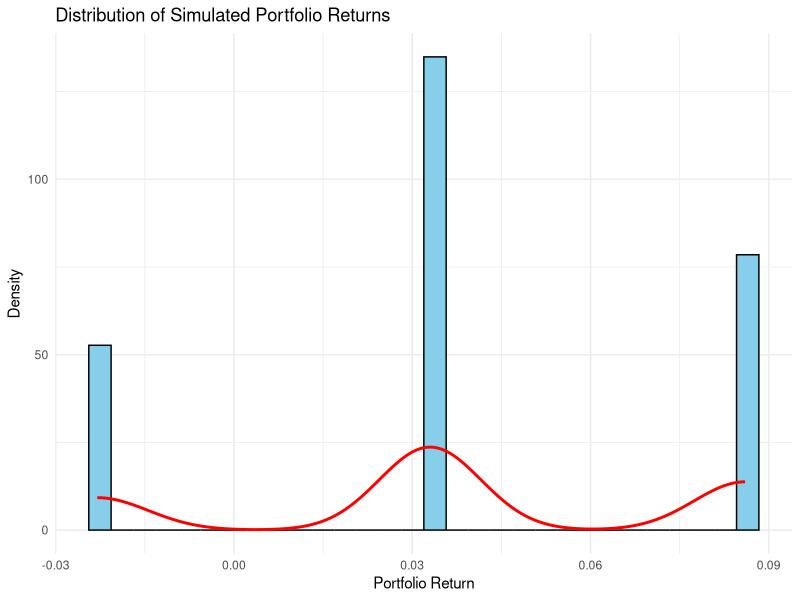
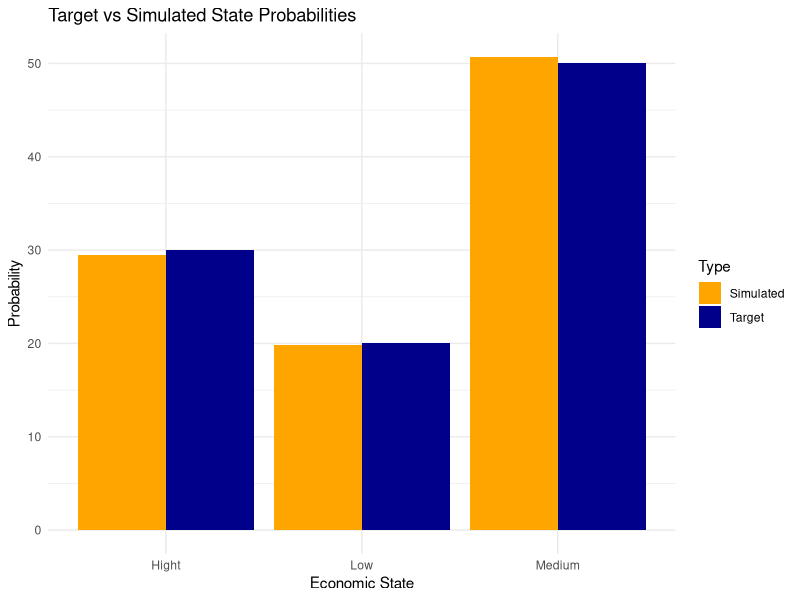
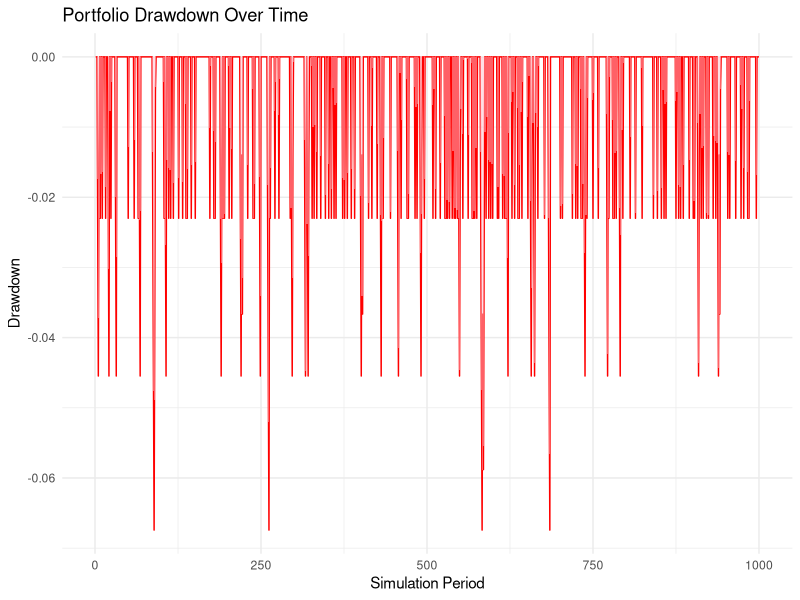
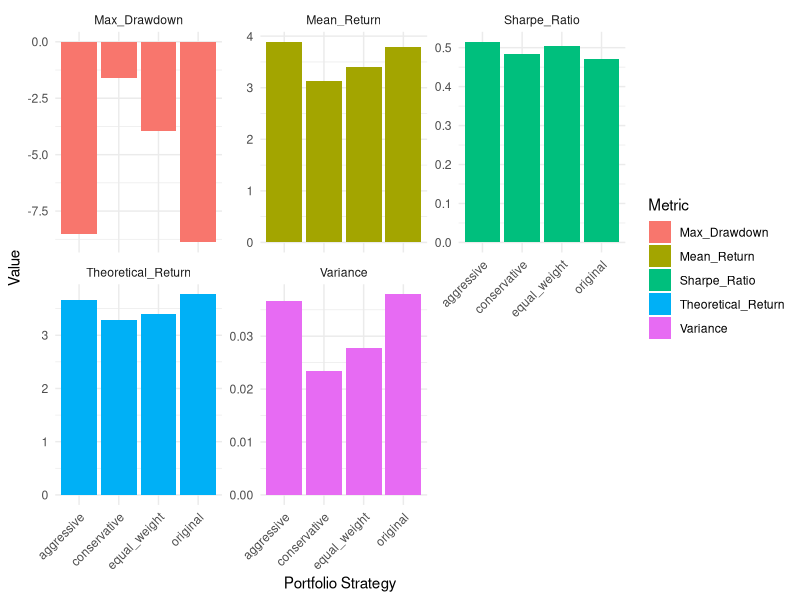
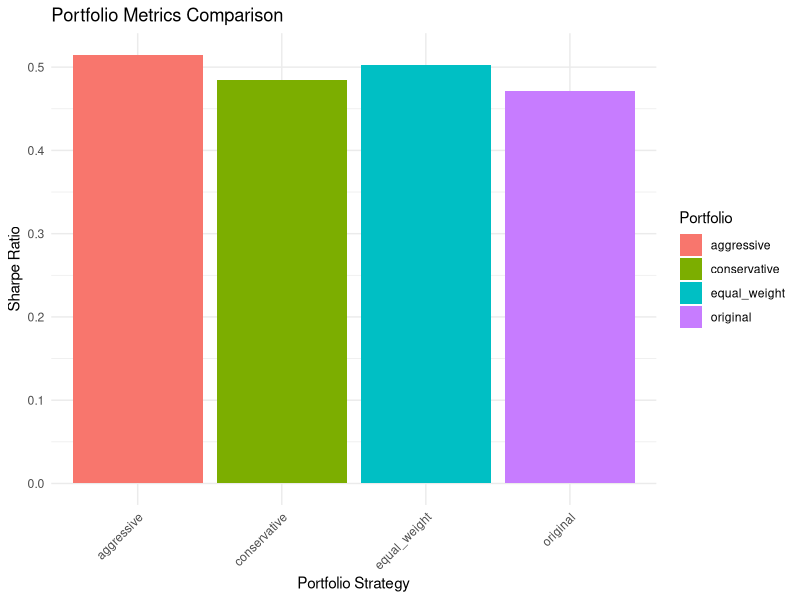

R code for these plots, in order: (Note: this script raises an error after producing the figures.)
## ---- chunk 1
states <- c("Hight", "Medium", "Low")
prob <- c(0.3 , 0.5, 0.2)
## ---- chunk 2
asset_1_ret <- c(0.08, 0.04, -0.02)
asset_2_ret <- c(0.12, 0.03, -0.05)
asset_3_ret <- c(0.05, 0.02, 0.01)
## ---- chunk 3
portfolio_weights = c(0.5, 0.3, 0.2)
portfolio_weights
## ---- chunk 4
# Simulate a random economic state
set.seed(123)  # Set seed for reproducibility
simulated_state <- sample(states, size = 1, prob = prob)

state_index <- match(simulated_state, states) #state based on probability as an idex

# Fetch returns for each asset
sim_asset_1_ret <- asset_1_ret[state_index]
sim_asset_2_ret <- asset_2_ret[state_index]
sim_asset_3_ret <- asset_3_ret[state_index]

# Combine results into a data frame
all_sim_asset_ret <- data.frame(
  Simulated_State = simulated_state,
  Asset_1_Return = sim_asset_1_ret,
  Asset_2_Return = sim_asset_2_ret,
  Asset_3_Return = sim_asset_3_ret

)

# Convert returns to a vector
asset_returns <- c(all_sim_asset_ret$Asset_1_Return,
                  all_sim_asset_ret$Asset_2_Return,
                  all_sim_asset_ret$Asset_3_Return)

# Output the results
print(all_sim_asset_ret)
## ---- chunk 5
# Calculate portfolio return using vector multiplication
portfolio_return <- sum(portfolio_weights * asset_returns)

# Print the result
cat("Portfolio Return:", round(portfolio_return * 100, 2), "%")

# For the contributions breakdown:
contributions <- data.frame(
  Asset = paste("Asset", 1:length(portfolio_weights)), #since lenght of weights must be equal to the number of instruments, this can be used to make the labels dynamic
  Weight = portfolio_weights,
  Return = asset_returns,
  Contribution = portfolio_weights * asset_returns
)

print(contributions)
## ---- chunk 6
# Set seed for reproducibility
set.seed(123)
# Create simulation function
simulate_portfolio <- function(states, prob, asset_returns, weights) {
  # Simulate state
  state <- sample(states, size = 1, prob = prob)
  state_index <- match(state, states)
  
  # Get returns for the simulated state
  period_returns <- sapply(asset_returns, function(x) x[state_index])
  
  # Calculate portfolio return
  port_return <- sum(weights * period_returns)
  
  # Return results as a list
  return(list(
    state = state,
    asset_returns = period_returns,
    portfolio_return = port_return
  ))
}

# Prepare asset returns as a list
asset_returns_list <- list(
  asset_1 = asset_1_ret,
  asset_2 = asset_2_ret,
  asset_3 = asset_3_ret
)
# Run 1000 simulations
simulations <- replicate(
  n = 1000,
  simulate_portfolio(states, prob, asset_returns_list, portfolio_weights),
  simplify = FALSE
)

# View first few results
head(simulations, 3)
## ---- chunk 7
# Calculate summary statistics
summary_stats <- data.frame(
  portfolio_returns = sapply(simulations, function(x) x$portfolio_return)
)

# Print summary of portfolio returns
cat("\nPortfolio Return Summary Statistics in %:\n")
print(summary(summary_stats$portfolio_returns*100))

## ---- chunk 8
# 1. Summary statistics from simulation
sim_returns <- sapply(simulations, function(x) x$portfolio_return)
sim_mean <- mean(sim_returns)
sim_variance <- var(sim_returns)
sim_stdev <- sd(sim_returns)

# Print results
cat("\nSimulation Results:\n")
cat("Mean Return:", round(sim_mean * 100, 4), "%\n")
cat("Return Variance:", round(sim_variance, 6), "\n")
cat("Return Standard deviation:", sim_stdev * 100, "%\n")


## ---- chunk 9
# 2. Theoretical expected return
# First calculate expected return for each asset
expected_returns <- c(
  sum(asset_1_ret * prob),
  sum(asset_2_ret * prob),
  sum(asset_3_ret * prob)
)
theoretical_return <- sum(portfolio_weights * expected_returns)

# 3. Theoretical variance
# Calculate variance for each asset
asset_variances <- c(
  sum(prob * (asset_1_ret - expected_returns[1])^2),
  sum(prob * (asset_2_ret - expected_returns[2])^2),
  sum(prob * (asset_3_ret - expected_returns[3])^2)
)

# Calculate covariances
cov_matrix <- matrix(0, 3, 3)
for(i in 1:3) {
  for(j in 1:3) {
    if(i == j) {
      cov_matrix[i,j] <- asset_variances[i]
    } else {
      # Calculate covariance
      asset_i <- c(asset_1_ret, asset_2_ret, asset_3_ret)[[i]]
      asset_j <- c(asset_1_ret, asset_2_ret, asset_3_ret)[[j]]
      cov <- sum(prob * (asset_i - expected_returns[i]) * 
                      (asset_j - expected_returns[j]))
      cov_matrix[i,j] <- cov
    }
  }
}

theoretical_variance <- t(portfolio_weights) %*% cov_matrix %*% portfolio_weights
theoretical_stdev <- sqrt(theoretical_variance)


cat("\nTheoretical Results:\n")
cat("Expected Return:", round(theoretical_return * 100, 4), "%\n")
cat("Portfolio Variance:", round(theoretical_variance, 6), "\n")

# Compare simulation vs theoretical
cat("\nComparison:\n")
cat("Difference in Returns (Simulation - Theoretical) in %:", 
    round((sim_mean - theoretical_return) * 100, 4), "%\n")
cat("Difference in Variance (Simulation - Theoretical):", 
    round(sim_variance - theoretical_variance, 6), "\n")
cat("Difference in Standard deviation (Simulation - Theoretical) in %:", 
    round(sim_variance - theoretical_stdev, 6)*100 , "\n")
## ---- chunk 10
    # Load required package for plotting
    library(ggplot2)

    # 1. Create histogram of portfolio returns
    sim_returns_df <- data.frame(Returns = sim_returns)

    ggplot(sim_returns_df, aes(x = Returns)) +
      geom_histogram(aes(y = ..density..), bins = 30, fill = "skyblue", color = "black") +
      geom_density(color = "red", linewidth = 1) +
      labs(title = "Distribution of Simulated Portfolio Returns",
           x = "Portfolio Return",
           y = "Density") +
      theme_minimal()

    # 2. Calculate state frequencies
    simulated_states <- sapply(simulations, function(x) x$state)
    state_frequencies <- table(simulated_states) / length(simulated_states)
    state_counts <- table(simulated_states)  # Absolute count of occurrences
    theoretical_counts <- prob * 1000


    # Create comparison data frame
    state_comparison <- data.frame(
      State = states,
      theoretical_counts = theoretical_counts,
      Simulated_Count = as.numeric(state_counts[states]),  # Use count instead of frequency
      Theoretical_probability_Percent = prob *100,
      Simulated_Frequency_Percent = as.numeric(state_frequencies[states]) * 100
    )

    # Calculate difference
    state_comparison$Difference_in_percent <- (state_comparison$Simulated_Frequency - state_comparison$Theoretical_probability) 

    # Print results
    print(state_comparison)

    # Create bar plot comparing target vs simulated probabilities
    state_comparison_long <- data.frame(
      State = rep(state_comparison$State, 2),
      Probability = c(state_comparison$Theoretical_probability, 
                     state_comparison$Simulated_Frequency),
      Type = rep(c("Target", "Simulated"), each = length(states))
    )

    ggplot(state_comparison_long, aes(x = State, y = Probability, fill = Type)) +
      geom_bar(stat = "identity", position = "dodge") +
      labs(title = "Target vs Simulated State Probabilities",
           x = "Economic State",
           y = "Probability") +
      theme_minimal() +
      scale_fill_manual(values = c("Target" = "darkblue", "Simulated" = "orange"))
## ---- chunk 11
# Function to calculate maximum drawdown
calculate_max_drawdown <- function(returns) {
    # Calculate cumulative returns (starting at 1)
    cum_returns <- cumprod(1 + returns)
    # Calculate running maximum
    running_max <- cummax(cum_returns)
    # Calculate drawdowns
    drawdowns <- (cum_returns - running_max) / running_max
    # Get the maximum drawdown
    max_drawdown <- min(drawdowns)
    # Find when the max drawdown occurred
    max_dd_index <- which.min(drawdowns)
    
    return(list(
        max_drawdown = max_drawdown,
        max_dd_index = max_dd_index,
        all_drawdowns = drawdowns,
        cumulative_returns = cum_returns
    ))
}

# Calculate max drawdown from our simulated returns
drawdown_results <- calculate_max_drawdown(sim_returns)

# Create visualization of drawdown over time
drawdown_df <- data.frame(
    Period = 1:length(sim_returns),
    Drawdown = drawdown_results$all_drawdowns,
    Cumulative_Return = drawdown_results$cumulative_returns
)


# 1. Drawdown plot
p1 <- ggplot(drawdown_df, aes(x = Period, y = Drawdown)) +
    geom_line(color = "red") +
    geom_area(fill = "pink", alpha = 0.5) +
    labs(title = "Portfolio Drawdown Over Time",
         x = "Simulation Period",
         y = "Drawdown") +
    theme_minimal()

p1

# Print results
cat("\nDrawdown Analysis:\n")
cat("Maximum Drawdown:", round(drawdown_results$max_drawdown * 100, 2), "%\n")
cat("Maximum Drawdown occurred at period:", drawdown_results$max_dd_index, "\n")
cat("Average Drawdown:", round(mean(drawdown_results$all_drawdowns) * 100, 2), "%\n")
cat("Standard Deviation of Drawdowns:", 
    round(sd(drawdown_results$all_drawdowns) * 100, 2), "%\n")
## ---- chunk 12
library(tidyr)
# Set risk free rate used for Sharpe ratio calculations
rf_rate <- 0.02
# Create a new conservative asset
asset_4_ret <- c(0.03, 0.03, 0.02)   # New conservative asset

# Compare different portfolio weights
# Create several portfolio weight combinations to test
portfolio_combinations <- list(
    original = c(0.5, 0.3, 0.2, 0),  # Original weights with 0 in new asset
    equal_weight = c(0.25, 0.25, 0.25, 0.25),  # Equal distribution
    conservative = c(0.2, 0.2, 0.2, 0.4),  # Higher weight in conservative asset
    aggressive = c(0.3, 0.4, 0.2, 0.1)     # Lower weight in conservative asset
)

# Function to calculate portfolio metrics
calculate_portfolio_metrics <- function(weights, asset_returns_list, rf_rate) {
    # Simulate returns
    simulations <- replicate(
        n = 1000,
        simulate_portfolio(states, prob, asset_returns_list, weights),
        simplify = FALSE
    )
    # Calculate metrics
    sim_returns <- sapply(simulations, function(x) x$portfolio_return)
  
    # Calculate expected returns for each asset & standard dev
    expected_returns <- sapply(asset_returns_list, function(x) sum(x * prob))
    theoretical_return <- sum(weights * expected_returns)
    portfolio_stdev <- sd(sim_returns)
    
    # Using (mean return - risk free rate) / standard deviation
    sharpe_ratio <- (mean(sim_returns) - rf_rate) / portfolio_stdev
    
    list(
        mean_return = mean(sim_returns),
        stdev = portfolio_stdev,
        theoretical_return = theoretical_return,
        max_drawdown = calculate_max_drawdown(sim_returns)$max_drawdown,
        sharpe_ratio = sharpe_ratio
    )
}

# Prepare asset returns list with four assets
asset_returns_list <- list(
    asset_1 = asset_1_ret,
    asset_2 = asset_2_ret,
    asset_3 = asset_3_ret,
    asset_4 = asset_4_ret
)


# Recalculate metrics for each portfolio combination with Sharpe Ratio
results <- lapply(portfolio_combinations, function(weights) {
    calculate_portfolio_metrics(weights, asset_returns_list, rf_rate)
})

# Create updated comparison table
comparison_df <- data.frame(
    Portfolio = names(portfolio_combinations),
    Mean_Return = sapply(results, function(x) round(x$mean_return * 100, 2)),
    Theoretical_Return = sapply(results, function(x) round(x$theoretical_return * 100, 2)),
    Variance = sapply(results, function(x) round(x$stdev, 6)),
    Max_Drawdown = sapply(results, function(x) round(x$max_drawdown * 100, 2)),
    Sharpe_Ratio = sapply(results, function(x) round(x$sharpe_ratio, 3))
)

# Print the comparison data frame
print(comparison_df)

# Updated visualization including Sharpe Ratio
# Use pivot_longer instead of gather (gather is deprecated)
library(tidyr)
library(ggplot2)

# Reshape the data to long format
comparison_long <- pivot_longer(comparison_df, cols = -Portfolio, names_to = "Metric", values_to = "Value")

# Visualize the comparison
ggplot(comparison_long, aes(x = Portfolio, y = Value, fill = Metric)) +
    geom_bar(stat = "identity", position = "dodge") +
    facet_wrap(~Metric, scales = "free_y") +
    theme_minimal() +
    theme(axis.text.x = element_text(angle = 45, hjust = 1)) +
    labs(y = "Value",
         x = "Portfolio Strategy")

# Create specific Sharpe Ratio comparison plot
ggplot(comparison_df, aes(x = Portfolio, y = Sharpe_Ratio, fill = Portfolio)) +
    geom_bar(stat = "identity") +
    theme_minimal() +
    theme(axis.text.x = element_text(angle = 45, hjust = 1)) +
    labs(title = "Portfolio Metrics Comparison",
         y = "Sharpe Ratio",
         x = "Portfolio Strategy")
## ---- chunk 13
states <- c("Hight", "Medium", "Low")
## ---- chunk 14
states <- c("High", "Medium", "Low")
## ---- chunk 15
asset_returns <- data.frame(
  Asset1 = c(0.08, 0.04, -0.02),
  Asset2 = c(0.12, 0.03, -0.05),
  Asset3 = c(0.05, 0.02, 0.01)
)
## ---- chunk 16
asset_returns[state_index, ]
## ---- chunk 17
simulated_states <- c()
for (i in 1:n_simulations) {
  simulated_states <- c(simulated_states, sample(states, 1, prob = prob))
}
## ---- chunk 18
simulated_states <- sample(states, n_simulations, replace = TRUE, prob = prob)
## ---- chunk 19
# Compute expected return of each asset
expected_asset_returns <- colSums(asset_returns * prob)

# Compute theoretical expected portfolio return
expected_portfolio_return <- sum(weights * expected_asset_returns)

# Compute theoretical variance
var_assets <- colSums((asset_returns - expected_asset_returns)^2 * prob)
cov_matrix <- cov(asset_returns)
theoretical_variance <- sum((weights^2) * var_assets) + sum(weights %*% cov_matrix %*% weights)

cat("Theoretical Expected Portfolio Return:", expected_portfolio_return, "\n")
cat("Theoretical Portfolio Variance:", theoretical_variance, "\n")
## ---- chunk 20
cor_matrix <- cor(asset_returns)
print(cor_matrix)
